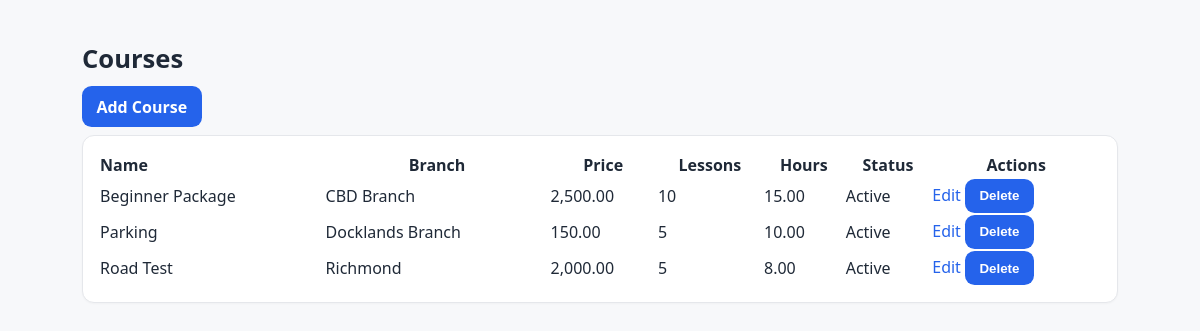
The app's page /public/courses/index.php (signed in) with its own data.
### tables this page shows
CREATE TABLE `courses` (
  `id` int(11) NOT NULL,
  `branch_id` int(11) DEFAULT NULL,
  `name` varchar(150) NOT NULL,
  `description` text DEFAULT NULL,
  `price_cents` int(11) NOT NULL DEFAULT 0,
  `lessons_count` int(11) NOT NULL DEFAULT 0,
  `total_hours` decimal(5,2) NOT NULL DEFAULT 0.00,
  `is_active` tinyint(1) NOT NULL DEFAULT 1,
  `created_at` timestamp NOT NULL DEFAULT current_timestamp()
);

CREATE TABLE `branches` (
  `id` int(11) NOT NULL,
  `name` varchar(120) NOT NULL,
  `phone` varchar(50) DEFAULT NULL,
  `email` varchar(191) DEFAULT NULL,
  `address_line1` varchar(191) DEFAULT NULL,
  `address_line2` varchar(191) DEFAULT NULL,
  `city` varchar(100) DEFAULT NULL,
  `state` varchar(100) DEFAULT NULL,
  `postal_code` varchar(20) DEFAULT NULL,
  `created_at` timestamp NOT NULL DEFAULT current_timestamp(),
  `location` varchar(255) DEFAULT NULL
);

### php/Core/Database.php (called while the page is built, shortened)
<?php
class Database
{
    private static ?PDO $pdo = null;
    public static function pdo(): PDO
    {
        if (self::$pdo === null) {
            $dsn = "mysql:host=" . Config::DB_HOST . ";dbname=" . Config::DB_NAME . ";charset=" . Config::DB_CHARSET;
            $options = [
                PDO::ATTR_ERRMODE => PDO::ERRMODE_EXCEPTION,
                PDO::ATTR_DEFAULT_FETCH_MODE => PDO::FETCH_ASSOC,
                PDO::ATTR_EMULATE_PREPARES => false,
            ];
            try {
                self::$pdo = new PDO($dsn, Config::DB_USER, Config::DB_PASS, $options);
            } catch (PDOException $e) {
                http_response_code(500);
                die("Database connection failed: " . htmlspecialchars($e->getMessage(), ENT_QUOTES, 'UTF-8'));
            }
        }
        return self::$pdo;
    }
}

### php/Models/Course.php (called while the page is built, shortened)
<?php
class Course
{
    public static function all(): array {
        $sql = "SELECT c.*, b.name AS branch_name FROM courses c LEFT JOIN branches b ON b.id=c.branch_id ORDER BY c.name";
        return Database::pdo()->query($sql)->fetchAll(PDO::FETCH_ASSOC);
    }
}

### public/courses/index.php (the view, shortened to what this page needs)
<?php
require_once __DIR__ . '/../../php/Core/Database.php';
require_once __DIR__ . '/../../php/Models/Course.php';
$courses = Course::all();
?>
<!doctype html>
<html lang="en">
<head>
<link rel="stylesheet" href="../../assets/css/main.css">
</head>
<body>
<main class="container">
  <h1>Courses</h1>
  <p><a class="btn" href="create.php">Add Course</a></p>
  <div class="card">
    <table style="width:100%; border-collapse: collapse;">
      <thead><tr><th style='text-align:left'>Name</th><th>Branch</th><th>Price</th><th>Lessons</th><th>Hours</th><th>Status</th><th>Actions</th></tr></thead>
      <tbody>
      <?php foreach ($courses as $c): ?>
        <tr>
          <td><?= htmlspecialchars($c['name']) ?></td>
          <td><?= htmlspecialchars($c['branch_name'] ?? '') ?></td>
          <td><?= number_format(($c['price_cents']??0)/100,2) ?></td>
          <td><?= (int)($c['lessons_count']??0) ?></td>
          <td><?= htmlspecialchars($c['total_hours']??'0') ?></td>
          <td><?= ((int)($c['is_active']??0)===1)?'Active':'Inactive' ?></td>
          <td>
            <a href="edit.php?id=<?= (int)$c['id'] ?>">Edit</a>
            <form method="post" action="delete.php" style="display:inline" onsubmit="return confirm('Delete this course?');">
              <button type="submit">Delete</button>
            </form>
          </td>
        </tr>
      <?php endforeach; ?>
      </tbody>
    </table>
  </div>
</main>
</body>
</html>

### assets/css/main.css (style rules this page uses)
:root { --bg:#f7f8fa; --card:#ffffff; --text:#1f2937; --muted:#6b7280; --primary:#2563eb; --primary-600:#1d4ed8; --border:#e5e7eb; --accent:#10b981; --danger:#ef4444; }
* { box-sizing:border-box }
html,body { height:100% }
body { margin:0; font-family:system-ui,-apple-system,Segoe UI,Roboto,Ubuntu,Cantarell,Noto Sans,sans-serif; color:var(--text); background:var(--bg); line-height:1.5; }
.container { max-width:1100px;margin:5px auto;padding:2rem }
a { color:var(--primary);text-decoration:none }
.card { background:var(--card);border:1px solid var(--border);border-radius:12px;padding:1rem;margin:.75rem 0;box-shadow:0 1px 2px rgba(0,0,0,.03) }
h1 { font-size:1.6rem;margin:.2rem 0 .8rem }
button,.btn,input[type="submit"] { appearance:none;border:0;border-radius:.6rem;background:var(--primary);color:#fff;padding:.6rem .9rem;font-weight:600;cursor:pointer }

### records on screen
courses: name "Beginner Package", branch.name "CBD Branch", ($c['price_cents']??0)/100 "2,500.00", lessons_count "10", total_hours "15.00", is_active "Active"
courses: name "Parking", branch.name "Docklands Branch", ($c['price_cents']??0)/100 "150.00", lessons_count "5", total_hours "10.00", is_active "Active"
courses: name "Road Test", branch.name "Richmond", ($c['price_cents']??0)/100 "2,000.00", lessons_count "5", total_hours "8.00", is_active "Active"
